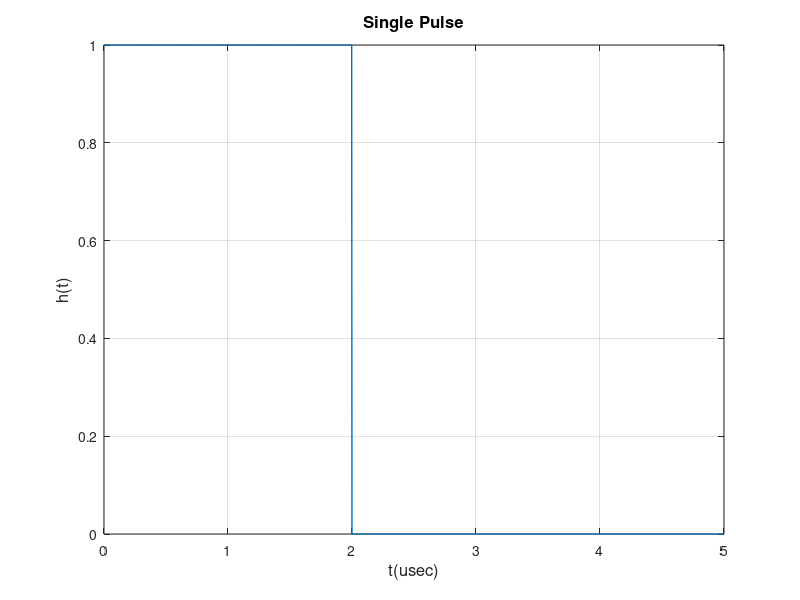
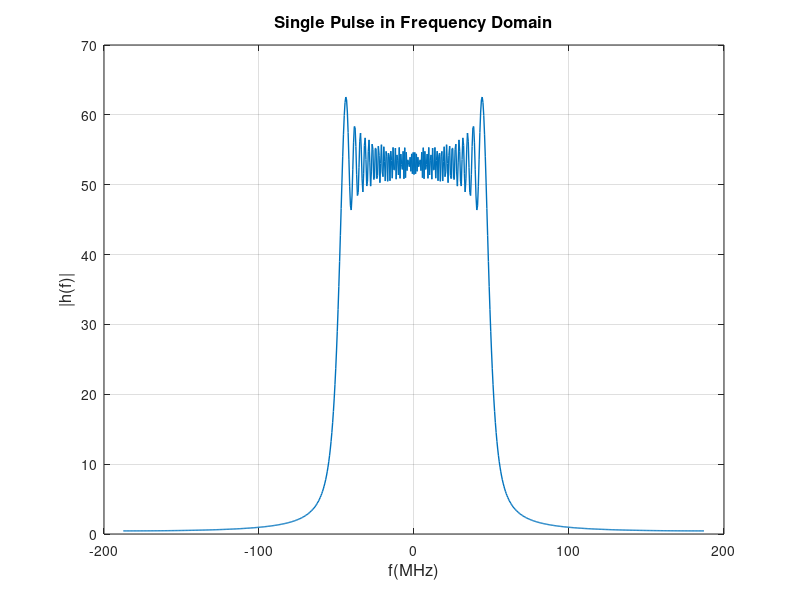

Reproduce these figures in MATLAB, in order. (Note: this script raises an error after producing the figures.)
clc;
close all;
clear all;
%%%% Parameters  %%%%

PRI = 5e-6 ; %5*10^-6 
PW = 2e-6 ; %2*10^-6 ;
CPI = 0.5e-3 ; %0.5*10^-3 ;
B = 100e6 ; %100*10^6 ; 
fc = 40e9 ; %40*10^9 ; 
R0 = 400 ;
v_target = 100;
c = 3e8;

Ws = 10*B ; % Stand in Nyquist
Ts = (8/3)*10^-9; %2*pi / Ws;

Fs = 1/Ts ;
Num_PRI = CPI/PRI;
t = 0: Ts: CPI +(Num_PRI-1)*Ts; %- Ts ;

%%%% Pulse train %%%%

W = zeros(1, length(t));
W(t<PW) = 1;
h_t_pulse = exp(1i*pi*(B/PW)*(t-PW/2).^2) .* W;
size_Tx = sum(W==1);
size_PRI = sum (t<PRI);
h_t = zeros(1, length(t));
for n  = 0: Num_PRI-1 
    start_index = n*size_PRI + 1;
    last_index = n*size_PRI + size_Tx;
    h_t(start_index : last_index )= h_t_pulse(1:size_Tx);
end
 
% Single Pulse in Time
figure(1);
plot(10^6*t(1:size_PRI),abs(h_t(1:size_PRI)),'LineWidth',1)
grid on;
xlabel('t(usec)','FontSize',12)
ylabel('h(t)','FontSize',12)
title('Single Pulse','FontSize',12)

% Pulse in Frequency domain
figure(2)
H = fftshift(fft(h_t(1:size_Tx)));
fshift = (-size_Tx/2:size_Tx/2-1)*(Fs/size_Tx); % zero-centered frequency range
% powershift = abs(H).^2/size_TR;     % zero-centered power
%plot(fshift,powershift)
plot(10^-6 * fshift,abs(H),'LineWidth',1)
grid on;
xlabel('f(MHz)','FontSize',12)
ylabel('|h(f)|','FontSize',12)
title('Single Pulse in Frequency Domain','FontSize',12)

% Autocorrelation for single pulse
figure(3)
autocorr(h_t(1:size_Tx))

% Pulse Train
figure(4);
plot(10^3*t , abs(h_t), 'LineWidth',0.1)
grid on;
xlabel('t(msec)','FontSize',12)
ylabel('h(t)','FontSize',12)
title('Pulse Train','FontSize',12)

%%%%%%%%%%%%%%%%%%%%%%%%%%%%%%%%%
S_TX = h_t.*exp(1i*2*pi*fc*t);
delay = 2*R0/c;
%scaled = 1-2*v_target/c;
shift = find(t==(8/3)*10^-6);
h_shifted = circshift(h_t,shift);
N = numel(h_shifted);
ix = (1:N) - shift;
tf = ix < 1 | ix > N;
h_shifted(tf) = 0 ;
g = exp(-1i*2*pi*fc*2*R0/c);
S_RX = h_shifted .*...
    exp(-1i*2*pi*fc*2*v_target*t/c);

PRI_matrix = reshape(S_RX,[Num_PRI,size_PRI]);
r_PRI_matrix = PRI_matrix(:,size_Tx+1:end);
corr_function = zeros(size(r_PRI_matrix ));
h = h_t(1:size_Tx);
b = conj(h(end:-1:1));
for i = 1:Num_PRI
    corr_function(i,:) = filter(b,1,r_PRI_matrix(i,:));
end

dopler_matrix = zeros(size(r_PRI_matrix ));
for j = 1:length(r_PRI_matrix(1,:))
    dopler_matrix(:,j) = fftshift(fft(corr_function(:,j)));
end

imagesc(100,50,mag2db(abs(dopler_matrix)));
colorbar;


% figure(33);
% % plot(10^3*t(1:size_PRI) , h_shifted(1:size_PRI), '*')
% % hold on;
% plot(10^3*t , S_RX, '-')
